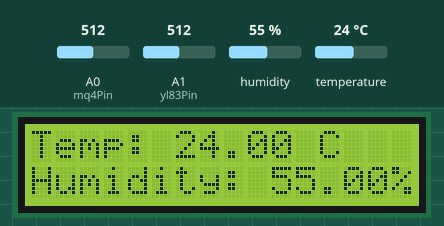
The sketch below on a simulated Arduino Uno, built with avr-gcc and run on an emulated ATmega328P. Parts: 16×2 character LCD. The test bench sets the inputs (shaded band); at power-on: humidity 55 %, temperature 24 °C, A0 (mq4Pin) = 512, A1 (yl83Pin) = 512. The modem accepts every AT command (registered, SIM ready, sends succeed) and sends nothing else; what the sketch prints to the serial monitor is not drawn.

Above: at 1.2 s.
1.3 s: humidity set to 22 %
At 6.2 s:
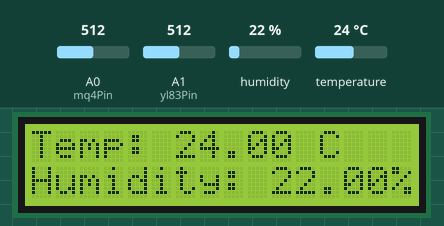
6.6 s: temperature set to 12 °C
At 11.3 s:
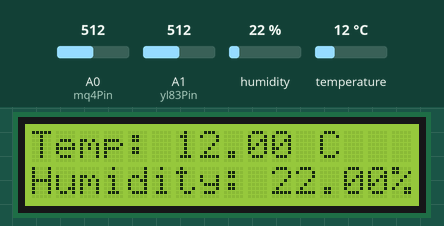
11.7 s: humidity set to 40 %
At 16.5 s:
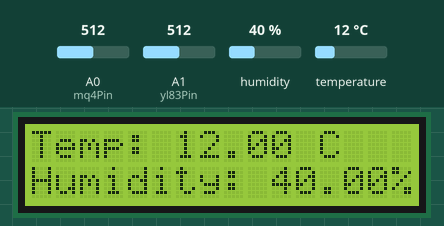
16.8 s: temperature set to 19 °C
At 21.6 s:
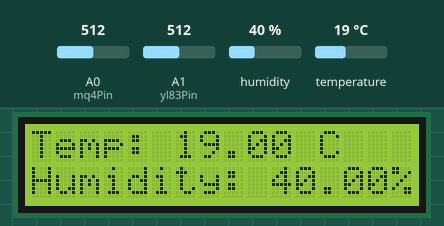
Timing chart, 0 to 22.8 s (numbered marks = the images above; inputs shaded):
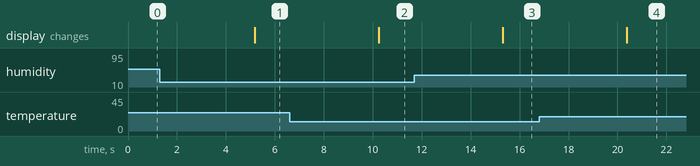

Measured:
- after the input at 1.3 s, the display: changes after 3.9 s (image 1)
- after the input at 6.6 s, the display: changes after 3.6 s (image 2)
- after the input at 11.7 s, the display: changes after 3.6 s (image 3)
- after the input at 16.8 s, the display: changes after 3.6 s (image 4)

The sketch:

weather_monitoring.ino
```cpp
#include <DHT.h>
#include <LiquidCrystal.h>
#include <SoftwareSerial.h>

#define DHTPIN 2
#define DHTTYPE DHT11

DHT dht(DHTPIN, DHTTYPE);

const int mq4Pin = A0;
const int yl83Pin = A1; // Corrected variable name

LiquidCrystal lcd(7, 6, 5, 4, 3, 2);

SoftwareSerial esp8266(9, 10); // RX, TX

void setup() {
  Serial.begin(9600);
  esp8266.begin(115200);
  dht.begin();
  lcd.begin(16, 2);
}

void loop() {
  float temperature = dht.readTemperature();
  float humidity = dht.readHumidity();
  float gasValue = analogRead(mq4Pin);
  float soilMoisture = analogRead(yl83Pin); // Corrected variable name

  lcd.clear();
  lcd.setCursor(0, 0);
  lcd.print("Temp: ");
  lcd.print(temperature);
  lcd.print(" C");
  lcd.setCursor(0, 1);
  lcd.print("Humidity: ");
  lcd.print(humidity);
  lcd.print("%");

  Serial.print("Temperature: ");
  Serial.print(temperature);
  Serial.print("C | Humidity: ");
  Serial.print(humidity);
  Serial.print("% | Gas: ");
  Serial.print(gasValue);
  Serial.print(" | Moisture: ");
  Serial.println(soilMoisture);

  sendDataToThingSpeak(temperature, humidity, gasValue, soilMoisture);

  delay(2000);
}

void sendDataToThingSpeak(float temp, float hum, float gas, float moisture) {
  String apiKey = "YOUR_API_KEY";
  String data = "field1=" + String(temp) + "&field2=" + String(hum) + "&field3=" + String(gas) + "&field4=" + String(moisture);
  String cmd = "AT+CIPSTART=\"TCP\",\"api.thingspeak.com\",80";
  esp8266.println(cmd);
  delay(2000);
  if (esp8266.find("OK")) {
    Serial.println("TCP connection established");
  }
  String postRequest = "POST /update HTTP/1.1\n";
  postRequest += "Host: api.thingspeak.com\n";
  postRequest += "Connection: close\n";
  postRequest += "X-THINGSPEAKAPIKEY: " + apiKey + "\n";
  postRequest += "Content-Type: application/x-www-form-urlencoded\n";
  postRequest += "Content-Length:" + String(data.length()) + "\n\n";
  postRequest += data;
  String sendCmd = "AT+CIPSEND=";
  sendCmd += String(postRequest.length());
  esp8266.println(sendCmd);
  delay(1000);
  if (esp8266.find(">")) {
    Serial.println("Sending data to ThingSpeak");
    esp8266.print(postRequest);
  }
  else {
    Serial.println("AT+CIPCLOSE");
    esp8266.println("AT+CIPCLOSE");
  }
}
```
